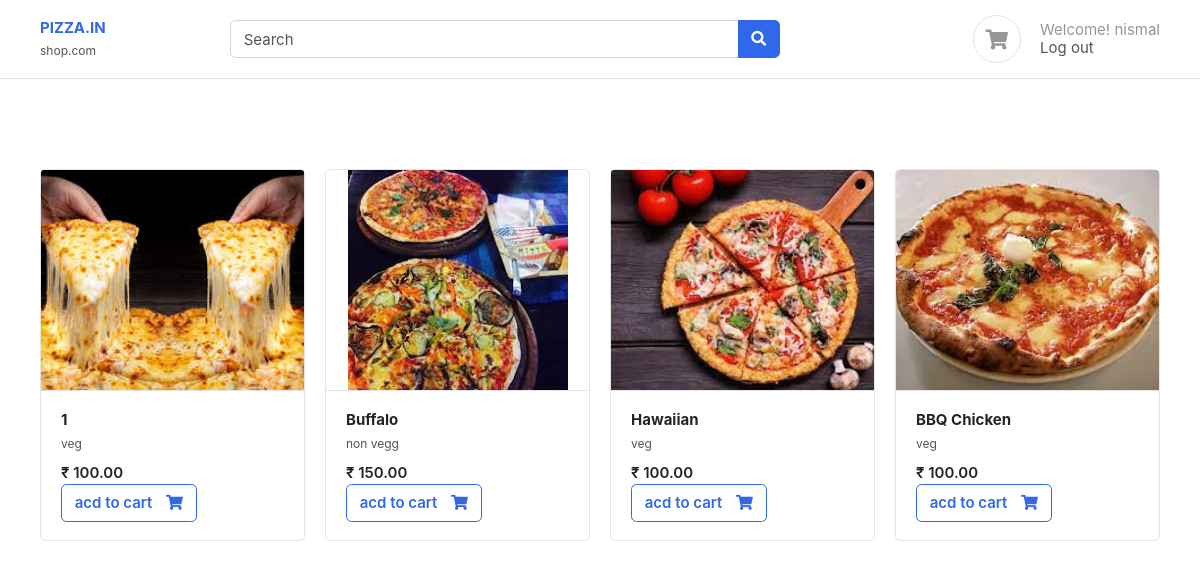
The app's page / (signed in) with its own data.
### base/models.py (models this page shows)
class Pizza(models.Model):
    category = models.ForeignKey(PizzaCategory, on_delete=models.CASCADE, related_name='category')
    pizza_name = models.CharField(max_length=100)
    price = models.IntegerField(default=100)
    images = models.ImageField(upload_to='pizza')

class PizzaCategory(models.Model):
    category_name = models.CharField(max_length=100)

### base/views.py (the view)
# urls.py: path('',home,name='home'),
def home(request):
    pizza = Pizza.objects.all()
    search_in = request.GET.get('search-area')
    if search_in:
        pizza = Pizza.objects.filter(pizza_name__icontains=search_in)
    else:
        pizza = Pizza.objects.all()
        search_in = ''
    context = {
        'pizza': pizza,
        'search_in': search_in
    }
    return render(request, 'index.html', context)

### base/templates/index.html (shortened to what this page needs)
{% extends "base.html"%}
{%  block start %}
<div class="container mt-5 pt-5">
    <div class="row">
        {% for pizza in pizza %}
        <div class="col-md-3">
            <figure class="card card-product-grid">
                <div class="img-wrap"> <img src="/media/{{pizza.images}}"> </div>
                <figcaption class="info-wrap border-top">
                    <a href="#" class="title">
                        <b>{{pizza.pizza_name}}</b></a>
                    <small>{{pizza.category.category_name}}</small></a>
                    <div class="price mt-2">₹ {{pizza.price}}.00</div>
                    <a href="{% url 'add_cart' pizza.id %}" class="btn  btn-outline-primary"> <span class="text">acd to cart</span> <i class="fas fa-shopping-cart"></i>  </a>
                </figcaption>
            </figure>
        </div>
        {% endfor %}
    </div>
    </div>
{% endblock %}

### base/templates/base.html (shortened to what this page needs)
<!DOCTYPE HTML>
<html lang="en">
<head>
<link href="/media/css/bootstrap.css" rel="stylesheet" type="text/css"/>
<link href="/media/fonts/fontawesome/css/all.min.css" type="text/css" rel="stylesheet">
<link href="/media/css/ui.css" rel="stylesheet" type="text/css"/>
<link href="/media/css/responsive.css" rel="stylesheet" />
</head>
<body>
	<header class="section-header">
		<section class="header-main border-bottom">
			<div class="container">
		<div class="row align-items-center">
			<div class="col-lg-2 col-4">
				<div class="brand-wrap">
					<a href="{% url 'home' %}"><b> PIZZA.IN</b></a>
				</div>
				<small>shop.com</small>
			</div>
			<div class="col-lg-6 col-sm-12">
				<form action="#" class="search">
					<div class="input-group w-100">
						<input type="text" value="{{search_in}}" class="form-control"name="search-area" placeholder="Search">
						<div class="input-group-append">
						  <button class="btn btn-primary" type="submit">
							<i class="fa fa-search"></i>
						  </button>
						</div>
					</div>
				</form>
			</div>
			<div class="col-lg-4 col-sm-6 col-8">
				<div class="widgets-wrap float-md-right">
					<div class="widget-header  mr-3">
						{% if user.is_authenticated %}
						<a href="{% url 'cart' %}" class="icon icon-sm rounded-circle border"><i class="fa fa-shopping-cart"></i></a>
					</div>
					<div class="widget-header icontext">
						<div class="text">
							<span class="text-muted">Welcome! {{request.user.username}}</span>
							<div>
								<a href="{% url 'logout' %}">Log out</a>
								{% else %}
								<a href="{% url 'login' %}">Sign in</a>
								<a href="{% url 'register' %}"> Register</a>
								{% endif %}
							</div>
						</div>
					</div>
				</div>
			</div>
		</div>
			</div>
		</section>
		</header>
		{% block start %}
		{% endblock %}
        </body>
        </html>

### static/css/ui.css (style rules this page uses)
html { font-family: 'Inter', sans-serif; font-size: 15px; }
.img-wrap { text-align: center; display: block; }
.img-wrap img { max-width: 100%; }
.icon-xs, .icon-sm, .icon-md, .icon-lg { display: inline-block; text-align: center; flex-shrink: 0; flex-grow: 0; }
.icon-sm { width: 48px; height: 48px; line-height: 48px; font-size: 20px; }
figure { margin-bottom: 0; }
.card .title { color: #212529; }
.header-main { position: relative; padding-top: 1rem; padding-bottom: 1rem; }
.widget-header { display: inline-block; vertical-align: middle; position: relative; }
.widget-header a { color: #545454; }
.widget-header i { color: #969696; }
.btn .text + i { margin-left: 10px; }
[class*='card-product'] a.title { color: #212529; display: block; }
[class*='card-product'] .img-wrap { overflow: hidden; position: relative; }
[class*='card-product'] .img-wrap img { height: 100%; max-width: 100%; width: auto; display: inline-block; object-fit: cover; }
.card-product-grid { margin-bottom: 20px; }
.card-product-grid .img-wrap { border-radius: 0.2rem 0.2rem 0 0; height: 220px; }
.card-product-grid .info-wrap { overflow: hidden; padding: 18px 20px; }
.card .img-wrap { overflow: hidden; }
.icontext { display: inline-flex; align-items: center; vertical-align: middle; }
.icontext .text { width: 100%; line-height: 1.2; color: #212529; }
.price { font-weight: 600; color: #212529; }

### records on screen
Pizza: images (picture), pizza_name "1", category.category_name "veg", price "100"
Pizza: images (picture), pizza_name "Buffalo", category.category_name "non vegg", price "150"
Pizza: images (picture), pizza_name "Hawaiian", category.category_name "veg", price "100"
Pizza: images (picture), pizza_name "BBQ Chicken", category.category_name "veg", price "100"

### other values on screen
{{ request.user.username }} "nismal"
